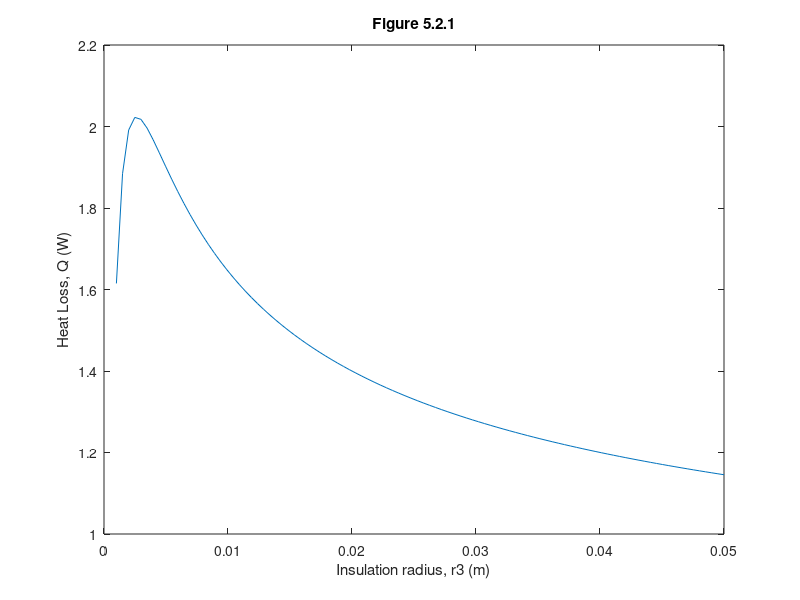
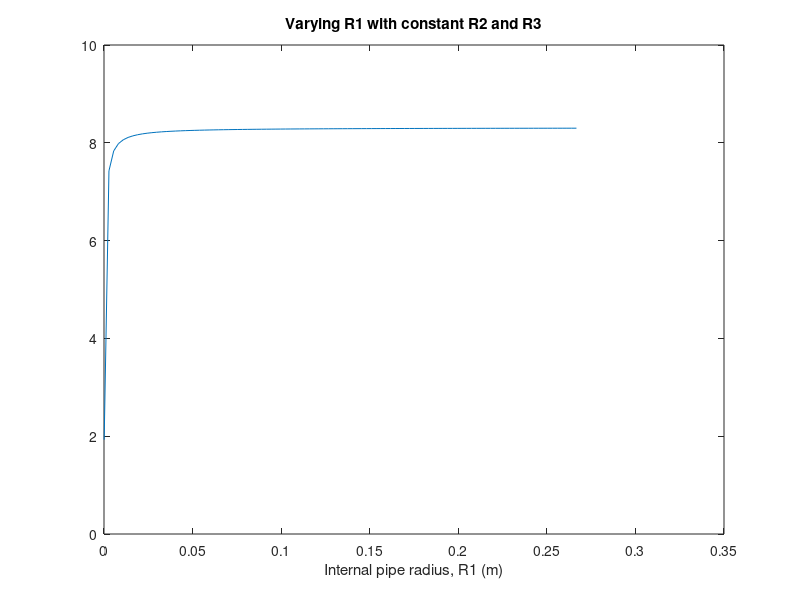

MATLAB code to generate these figures, in order: (Note: this script raises an error after producing the figures.)
%% Piping Optimisation Code

%% Problem Formulation
% Heat Transfer in the pipe
kp = 385; % thermal conductivity of copper
kins = 0.021; % thermal conductivity of insulation
hint = 100; % heat transfer coefficient (internal)
hext = 8; % heat transfer coefficient (external)
tinf = 15; % temperature of air surrounding insulation
tbar = 55; % average temperature of water in the pipes 
Lp = 1; % length of piping
fl = 0.1; % L/s volumetric flow rate in heating system
r1_b = [0.0001, 0.2667]; % Bounds for r1, interal pipe radius
r2_b = [0.0015,0.267]; % Bounds for r2, external pipe radius
r3_b = [0.0015,0.5]; % Bounds for r3, insulation radius


Q = @(r) ((2*pi*r(3)*Lp*(tbar-tinf))/((r(3)/(hint*r(1)))+((r(3)*log(r(2)/r(1)))/kp)+((r(3)*log(r(3)/r(2)))/kins)+(1/hext)));

% Pressure Loss
mu = 0.0005039; % Pa*s viscosity of water at 55 degrees
rho = 985.7; % kg m^-3 density of water at 55 degrees
e = 0.0000015; % m absolute roughness of copper pipe

Pf = @(r) (frictionFactor(r(1), rho, fl, mu, e)*(Lp/(2*r(1)))*(0.5*rho*flowSpeed(r(1), fl)^2))/rho;
%% Assumptions
%{
Pipe external diameter -> 6mm -> 567 mm
Pipe thickness -> 0.3mm -> 6mm
Insulation thickness -> 0 -> 100mm
Pipe has no bends
Heat transfer coefficients are constant
%}

%% Problem Visualisation
%% Critical Radius of Insulation (Figure 5.2.1)
r3 = linspace(0.001,0.05,100);
r1 = 0.0005*ones(1,100);
r2 = 0.0008*ones(1,100);

r = num2cell([r1;r2,;r3],1);
q = cellfun(Q, r);
figure;
plot(r3,q)
xlabel('Insulation radius, r3 (m)')
ylabel('Heat Loss, Q (W)')
title('Figure 5.2.1')

%% Monotonicity
%% Sweeping through r1 (Figure 5.3.1)
r1 = linspace(r1_b(1),r1_b(2), 100);
r2 = ((r2_b(1)+r2_b(2))/2)*ones(1,100);
r3 = ((r3_b(1)+r3_b(2))/2)*ones(1,100);

r = num2cell([r1;r2,;r3],1);

out = cellfun(Q, r);
figure;
plot(r1, out)
xlabel('Internal pipe radius, R1 (m)')
title('Varying R1 with constant R2 and R3')

%% Multiobjective Solving

%% Pareto Plot gamultiobj (Figure 5.4.1)
fcn = @(r) [Q(r),Pf(r)];

rng default % For reproducibility
A = [1,-1,0;0,1,-1;0,-1,0];
b = [-0.0003;0;-0.003];
Aeq = [];
beq = [];
lb = [r1_b(1),r2_b(1)];
ub = [r1_b(2),r2_b(2)]; 

[x,fval] = gamultiobj(fcn,3,A,b,Aeq,beq,lb,ub);

figure;
plot(fval(:,1),fval(:,2),'ko')
axis([0.3 2 -1e14 8e14])
xlabel('Heat loss, Q')
ylabel('Pressure Loss, E')
title('Pareto Points in Function Space')

%% Utility Function
%{
Maximise the amount of hot water delivered to the midpoint of the system
(takes into account both pressure loss and heat loss)
%}

u = @(r) Q(r)+Pf(r)*flowSpeed(r(1),fl); % utility function - overall energy loss

r0 = [(r1_b(1)+r1_b(2))/2, (r2_b(1)+r2_b(2))/2, (r3_b(1)+r3_b(2))/2]; % initial point

disp(r0)

%% Trust Region - unconstrained attempt - unfeasible solution
options = optimoptions('fminunc','Algorithm','quasi-newton', 'MaxFunEvals',1000);
[r, fval] = fminunc(u,r0,options);

disp(['Initial Objective: ' num2str(Q(r0))])
disp(table(r(1),r(2),r(3), 'VariableNames',{'r1', 'r2', 'r3'}))
disp(['Final Objective - Trust Region: ' num2str(Q(r))])
disp('r2 < r1 so objective is unfeasible')

%% Interior point
options = optimoptions('fmincon','Display','iter','Algorithm','interior-point', 'MaxFunEvals',1000);
[r, fval, exitflag, output, lambda, grad, hessian] = fmincon(u,r0,A,b,Aeq,beq,lb,ub,@cons,options);

disp(['Initial Objective: ' num2str(u(r0))])
disp(table(r(1),r(2),r(3), 'VariableNames',{'r1', 'r2', 'r3'}))
disp(['Final Objective - Interior Point: ' num2str(u(r))])



%% SQP to determine more accurate solution

r0 = [r(1),r(2),r(3)];
options = optimoptions('fmincon','Display','iter','Algorithm','sqp', 'MaxFunEvals',2000);
[r, fval, exitflag, output, lambda, grad, hessian] = fmincon(u,r0,A,b,Aeq,beq,lb,ub,@cons,options);

disp(['Initial Objective: ' num2str(u(r0))])
disp(table(r(1),r(2),r(3), 'VariableNames',{'r1', 'r2', 'r3'}))
disp(['Final Objective - SQP: ' num2str(u(r))])
disp('Lagrangian Multipliers:')

disp(table(lambda.ineqlin,[lambda.ineqnonlin;NaN],lambda.lower,lambda.upper, 'VariableNames',{'ineqlin','ineqnonlin','lower','upper'}))



%% Sensistivity Analysis
disp(table(grad(1),grad(2),grad(3), 'VariableNames',{'Gradient r1', 'Gradient r2', 'Gradient r3'}))

%% sweeping through r1 - Figure 5.4.2
r1 = linspace(r0(1)-r0(1)/2,r0(1)+r0(1)/2, 100);
r2 = r0(2)*ones(1,100);
r3 = r0(3)*ones(1,100);

r = num2cell([r1;r2,;r3],1);
out = cellfun(u, r);
figure;
plot(r1, out)
hold on
plot(r0(1), out(50), 'ko')
xlabel('Internal pipe radius, r1 (m)')
ylabel('Utility, U (W)')

%% sweeping through r2 - Figure 5.4.3
r1 = r0(1)*ones(1,100);
r2 = linspace(r0(2)-r0(2)/2,r0(2)+r0(2)/2, 100);
r3 = r0(2)*ones(1,100);

r = num2cell([r1;r2,;r3],1);
out = cellfun(u, r);
figure;
plot(r2, out)
hold on
plot(r0(2), out(50), 'ko')
xlabel('External pipe radius, r2 (m)')
ylabel('Utility, U (W)')

%% sweeping through r3 - Figure 5.4.4
r1 = r0(1)*ones(1,100);
r2 = r0(2)*ones(1,100);
r3 = linspace(r0(3)-r0(3)/2,r0(3)+r0(3)/2, 100);

r = num2cell([r1;r2,;r3],1);
out = cellfun(u, r);
figure;
plot(r3, out)
hold on
plot(r0(3), out(50), 'ko')
xlabel('Insulation pipe radius, r3 (m)')
ylabel('Utility, U (W)')

%% Paramteric Study

%% Varying Hint - Figure 5.4.5
hint_range = linspace(10,1000,100);
h = zeros(1,100);
for i = 1:100
    hint = hint_range(i);
    Q = @(r) ((2*pi*r(3)*Lp*(tbar-tinf))/((r(3)/(hint*r(1)))+((r(3)*log(r(2)/r(1)))/kp)+((r(3)*log(r(3)/r(2)))/kins)+(1/hext)));
    Pf = @(r) ((frictionFactor(r(1), rho, fl, mu, e)*(Lp/(2*r(1)))*(0.5*rho*flowSpeed(r(1), fl)^2))/rho)*flowSpeed(r(1),fl);
    u = @(r) Q(r)+Pf(r);
    h(i) = u(r0);
end

figure;
plot(hint_range, h)
xlabel('Internal Heat Transfer Coefficient')
ylabel('Overall power loss (W)')

%% Varying Hext - Figure 5.4.6
hext_range = linspace(0.08,80,100);
h = zeros(1,100);
for i = 1:100
    hext = hext_range(i);
    Q = @(r) ((2*pi*r(3)*Lp*(tbar-tinf))/((r(3)/(hint*r(1)))+((r(3)*log(r(2)/r(1)))/kp)+((r(3)*log(r(3)/r(2)))/kins)+(1/hext)));
    Pf = @(r) ((frictionFactor(r(1), rho, fl, mu, e)*(Lp/(2*r(1)))*(0.5*rho*flowSpeed(r(1), fl)^2))/rho)*flowSpeed(r(1),fl);
    u = @(r) Q(r)+Pf(r);
    h(i) = u(r0);
end

figure;
plot(hext_range, h)
xlabel('External Heat Transfer Coefficient')
ylabel('Overall power loss (W)')

%% Varying fl 
fl_range = linspace(0.001,1,100);
u_fl = zeros(1,100);
for i = 1:100
    fl = fl_range(i);
    Q = @(r) ((2*pi*r(3)*Lp*(tbar-tinf))/((r(3)/(hint*r(1)))+((r(3)*log(r(2)/r(1)))/kp)+((r(3)*log(r(3)/r(2)))/kins)+(1/hext)));
    Pf = @(r) ((frictionFactor(r(1), rho, fl, mu, e)*(Lp/(2*r(1)))*(0.5*rho*flowSpeed(r(1), fl)^2))/rho)*flowSpeed(r(1),fl);
    u = @(r) Q(r)+Pf(r);
    u_fl(i) = u(r0);
end

figure;
loglog(fl_range, u_fl)
xlabel('Flow Rate')
ylabel('Overall power loss (W)')


%% Non Linear Constraints

function [c,ceq] = cons(r)
ceq= [];
c4 = -r(2)+0.003;
c6 = (pi*(r(3)^2-r(2)^2)/2) - (pi*(r(2)^2-r(1)^2));
c = [c4,c6];
end

%% Functions
function f = frictionFactor(r1, rho, fl, mu, e)
    Re = (rho*flowSpeed(r1, fl)*2*r1)/mu; % Reynolds number
    ed = e/(2*r1);
    
    colebrook_fed = @(f, ed) 1/sqrt(f)+2*log10((ed/3.7)+(2.51)/(Re*sqrt(f)));
    
    if Re > 4000 %turbulent
        f = fzero(@(f) colebrook_fed(f, ed), [0.008, 0.1]);
    elseif Re < 2000 %laminar
        f = 64/Re;
    else %transitional
        f = (((Re-2000)/(4000-2000))*(0.1-0.008))+0.008;
    end
end

function u = flowSpeed(r1, fl)
    u = fl/(pi*r1^2); % m s^-1 average speed of water 
end